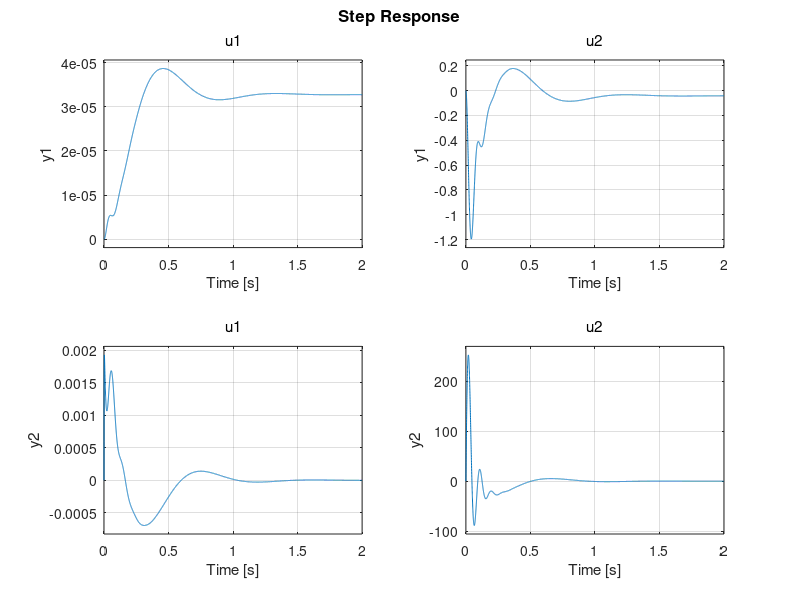

This figure's MATLAB source: (Note: this script raises an error after producing the figure.)
clear
clc
close all
%---------------------------------------------------
% Exercises on Section Assignment 3 - Active suspension control design
% Model parameters
%---------------------------------------------------
load('roaddist.mat')
mc=401;                         % Quarter car mass [kg]
mw=48;                          % Wheel mass [kg]
ds=2200;                        % Suspension damping coefficient [Ns/m]
cs=23000;                       % Suspension spring coefficient [N/m]
cw=250000;                      % Wheel spring coefficient [N/m]
tau=0.001;                      % Actuator time constant [s]

%---------------------------------------------------
% The active suspension model
% A, B, C, and H matrices
%---------------------------------------------------
A=[[0 1 0 0 0];[-(cw+cs)/mw -ds/mw cs/mw ds/mw -1/mw];[0 0 0 1 0];[cs/mc ds/mc -cs/mc -ds/mc 1/mc];[0 0 0 0 -1/tau]];
B=[0 0 0 0 1/tau]';
H=[0 cw/mw 0 0 0]';

C=[[-1 0 1 0 0];[cs/mc ds/mc -cs/mc -ds/mc 1/mc]];   

% Controlable?
M_Controlabilidad = [B A*B A*A*B A*A*A*B A*A*A*A*B]
rango_controlabilidad = rank(M_Controlabilidad)
autovalA = eig(A)
%---------------------------------------------------
% Enter your control design here
%---------------------------------------------------
a1 = 1;
a2 = 1;
y1max = 0.05;
y2max = 5;
umax = 1000;
ro = 1;
Qy = [a1/y1max^2 0; 0 a2/y2max^2]
Qx = C'*Qy*C
Qu = ro/umax^2
K = lqr(A,B,Qx,Qu)

M = A - B*K;

X = C * (M \ B) % M \B es equivalente a inv(M)*Bu pero más estable

kr = -1 / X 


%---------------------------------------------------
% For simulation purposes (do not modify)
%---------------------------------------------------
B1=[B H];                   % Put the B and H matrix together as one matrix B1 (for Simulink implementation purposes) 
C1=eye(5);                  % Output all state variables from the model
D1=zeros(5,2);              % Corresponding D matrix


sys = ss(M,B1,C,[0 0;0 0]);
step(sys)
stepinfo(sys)
